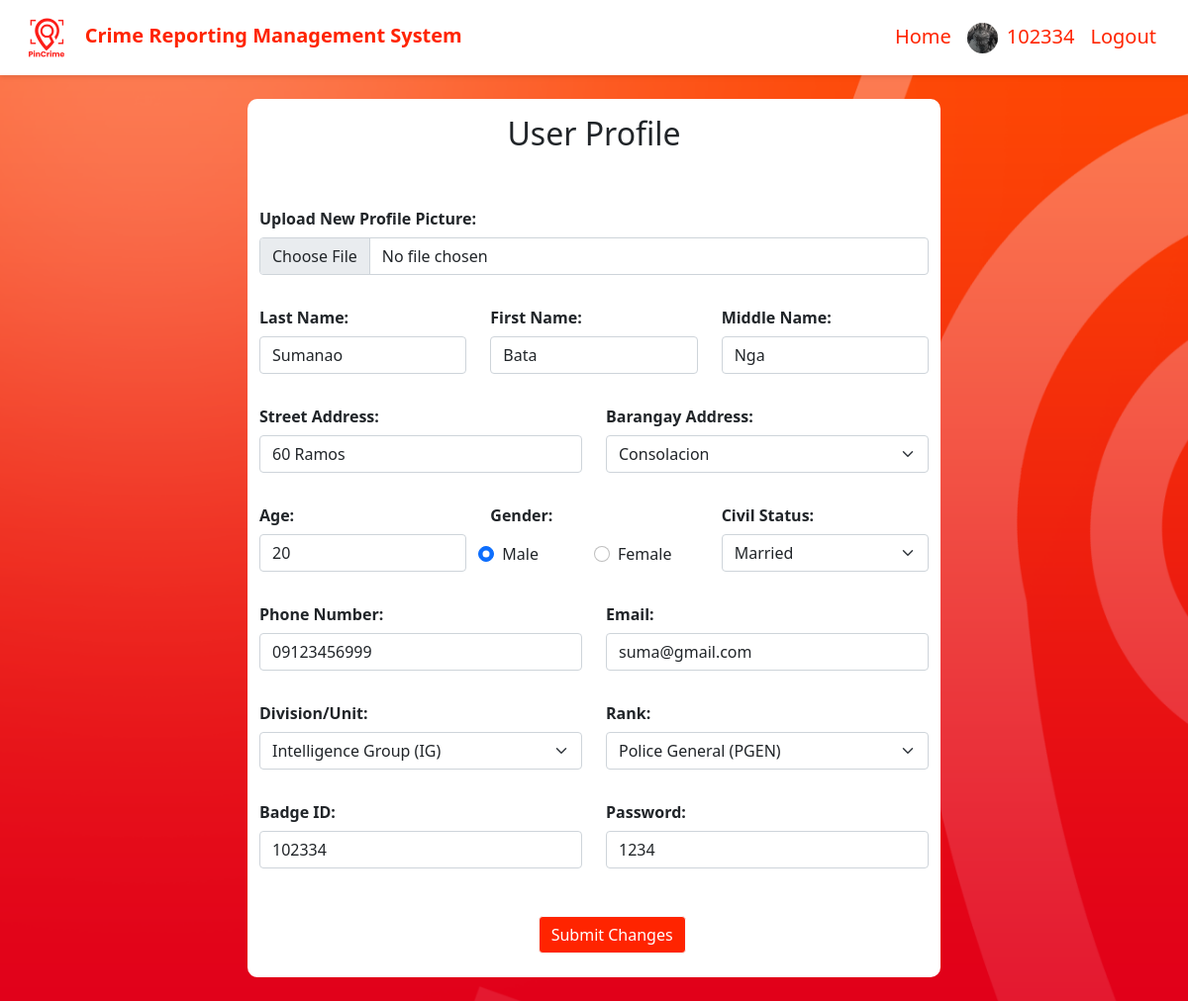
The app's page /police_profile_edit.php?policeID=1 (signed in) with its own data.
### tables this page shows
CREATE TABLE `police` (
  `policeID` int(11) NOT NULL,
  `pic` varchar(100) DEFAULT NULL,
  `lname` varchar(20) NOT NULL,
  `fname` varchar(20) NOT NULL,
  `mname` varchar(20) DEFAULT NULL,
  `street_add` varchar(50) DEFAULT NULL,
  `barangay_add` varchar(50) NOT NULL,
  `age` int(11) NOT NULL,
  `gender` varchar(5) NOT NULL,
  `civilstat` varchar(8) NOT NULL,
  `phone` varchar(11) NOT NULL,
  `email` varchar(40) NOT NULL,
  `division` varchar(60) NOT NULL,
  `rank` varchar(60) NOT NULL,
  `badgeID` varchar(6) NOT NULL,
  `password` varchar(10) NOT NULL
);

### police_profile_edit.php (the view, shortened to what this page needs)
<?php
    if (isset($_SESSION['email']) && isset($_SESSION['badgeID']) && isset($_SESSION['password'])) {
        require "conn.php";
?>
<!DOCTYPE html>
<html lang="en">
<head>
    <link href="https://cdn.jsdelivr.net/npm/bootstrap@5.0.2/dist/css/bootstrap.min.css" rel="stylesheet">
</head>
<body>
    <?php
        require "police_header.php";
        if (isset($_GET['policeID'])) {
            $id = $_GET['policeID'];
            $result = $conn->query("SELECT * from police WHERE policeID = $id");
            $row = $result->fetch_assoc();
        }
    ?>
    <div class="container my-4">
        <div class="text-center mt-3 py-3"><h2>User Profile</h2></div>
        <form method="post" enctype="multipart/form-data" action="<?php echo $_SERVER["PHP_SELF"]; ?>">
             <div class="row justify-content-center mt-4">
                <label class="col col-form-label fw-bold" for="profile">Upload New Profile Picture: </label>
            </div>
            <div class="row justify-content-center mb-4">
            <div class="col">
                <input class="form-control" type="file" name="profile" id="profile">
            </div>
            </div>
            <div class="row justify-content-center">
                <label class="col-4 col-form-label fw-bold" for="newLName">Last Name: </label>
                <label class="col-4 col-form-label fw-bold" for="newFName">First Name: </label>
                <label class="col-4 col-form-label fw-bold" for="newMName">Middle Name: </label>
            </div>
            <div class="row justify-content-center mb-4">
                <div class="col-4"><input class="form-control" type="text" name="newLName" value="<?php echo $row['lname']; ?>"></div>
                <div class="col-4"><input class="form-control" type="text" name="newFName" value="<?php echo $row['fname']; ?>"></div>
                <div class="col-4"><input class="form-control" type="text" name="newMName" value="<?php echo $row['mname']; ?>"></div>
            </div>
            <div class="row justify-content-center">
                <label class="col-6 col-form-label fw-bold" for="newStreet">Street Address: </label>
                <label class="col-6 col-form-label fw-bold" for="newBarangay">Barangay Address: </label>
            </div>
            <div class="row justify-content-center mb-4">
                <div class="col-6"><input class="form-control" type="text" name="newStreet" value="<?php echo $row['street_add']; ?>"></div>
                <div class="col-6">
                    <select class="form-select" name="newBarangay" id="newBarangay">
                        <option value="Consolacion" <?php echo ($row['barangay_add'] == 'Consolacion') ? 'selected' : ''; ?>>Consolacion</option>
                    </select>
                </div>
            </div>
            <div class="row justify-content-center">
                <label class="col-4 col-form-label fw-bold" for="newAge">Age: </label>
                <label class="col-4 col-form-label fw-bold" for="newGender">Gender: </label>
                <label class="col-4 col-form-label fw-bold" for="newCivil">Civil Status: </label>
            </div>
            <div class="row justify-content-center mb-4">
                <div class="col-4"><input class="form-control" type="number" name="newAge" value="<?php echo $row['age']; ?>"></div>
                <div class="col-sm-2 form-check pt-2">
                    <input class="form-check-input" type="radio" id="male" name="newGender" value="Male" <?php if ($row['gender'] === 'Male') echo 'checked'; ?>>
                    <label class="form-check-label" for="male">Male</label>
                </div>
                <div class="col-sm-2 form-check pt-2">
                    <input class="form-check-input" type="radio" id="female" name="newGender" value="Female" <?php if ($row['gender'] === 'Female') echo 'checked'; ?>>
                    <label class="form-check-label" for="female">Female</label>
                </div>
                <div class="col-4">
                    <select class="form-select" name="newCivil" id="newCivil">
                        <option value="Married" <?php echo ($row['civilstat'] == 'Married') ? 'selected' : ''; ?>>Married</option>
                    </select>
                </div>
            </div>
            <div class="row justify-content-center">
                <label class="col-6 col-form-label fw-bold" for="newPhone">Phone Number: </label>
                <label class="col-6 col-form-label fw-bold" for="newEmail">Email: </label>
            </div>
            <div class="row justify-content-center mb-4">
                <div class="col-6"><input class="form-control" type="number" name="newPhone" value="<?php echo $row['phone']; ?>"></div>
                <div class="col-6"><input class="form-control" type="email" name="newEmail" value="<?php echo $row['email']; ?>"></div>
            </div>
            <div class="row justify-content-center">
                <label class="col-6 col-form-label fw-bold" for="newDivision">Division/Unit: </label>
                <label class="col-6 col-form-label fw-bold" for="newRank">Rank: </label>
            </div>
            <div class="row justify-content-center mb-4">
                <div class="col-6">
                    <select class="form-select" name="newDivision">
                        <option value="Intelligence Group (IG)" <?php echo ($row['division'] == 'Intelligence Group (IG)') ? 'selected' : ''; ?>>Intelligence Group (IG)</option>
                    </select>
                </div>
                <div class="col-6">
                    <select class="form-select" name="newRank" id="newRank">
                        <optgroup label="Commissioned Officers">
                            <option value="Police General (PGEN)" <?php echo ($row['rank'] == 'Police General (PGEN)') ? 'selected' : ''; ?>>Police General (PGEN)</option>
                        </optgroup>
                    </select>
                </div>
            </div>
            <div class="row justify-content-center">
                <label class="col-6 col-form-label fw-bold" for="newBadge">Badge ID: </label>
                <label class="col-6 col-form-label fw-bold" for="newPass">Password: </label>
            </div>
            <div class="row justify-content-center mb-4">
                <div class="col-6"><input type="tel" class="form-control" name="newBadge" pattern="\d{6}" minlength="6" maxlength="6" value="<?php echo $row['badgeID']; ?>"></div>
                <div class="col-6"><input class="form-control" type="text" name="newPass" value="<?php echo $row['password']; ?>"></div>
            </div>
            <div class="d-grid col-2 mx-auto my-2">
                <input type="submit" class="btn btn-light my-4" name="edit" value="Submit Changes" style="background-color: #FF2400; color: white;">
            </div>
        </form>
    </div>
</body>
</html>
<?php
    } else {
        header("Location:invalid.php");
    }
?>

### police_header.php (shortened to what this page needs)
<header>
    <nav class="navbar navbar-expand-lg navbar-dark bg-white" style="box-shadow: 0px 2px 5px rgba(0, 0, 0, 0.1);">
        <div class="container-fluid px-4">
            <a class="navbar-brand" href="police_home.php">
                <img src="images/layout/logo_new.png" alt="PinCrime Logo" style="max-height: 50px; margin-right: 10px;">
                <b style="color: #FF2400;">Crime Reporting Management System</b>
            </a>
            <div class="collapse navbar-collapse" id="navbarNav">
                <ul class="navbar-nav ms-auto">
                    <li class="nav-item active">
                        <a class="nav-link" href="police_home.php" style="color: #FF2400; font-size: 20px;">Home</a>
                    </li>
                    <li class="nav-item">
                        <a class="nav-link" href="police_profile.php" style="color: #FF2400; font-size: 20px;">
                        <?php
                            require "conn.php";
                            $currentUser = $_SESSION['badgeID'];
                            $userResult = $conn->query("SELECT * from police WHERE badgeID = '$currentUser'");
                            while ($userRow = $userResult->fetch_assoc()) {
                        ?>
                        <img src="<?php echo $userRow['pic']?>" style="height: 31px; width: 31px; margin-right: 9px; border-radius: 50%; object-fit: cover; object-position: center;"><?php echo $userRow['badgeID']?>
                        <?php
                            }
                        ?>
                        </a>
                    </li>
                    <li class="nav-item">
                        <a class="nav-link" href="logout.php" style="color: #FF2400; font-size: 20px;">Logout</a>
                    </li>
                </ul>
            </div>
        </div>
    </nav>
</header>

### police_profile_edit.php (style rules this page uses)
body { background: url('images/layout/back.png'); background-repeat: no-repeat; background-attachment: fixed; background-size: cover; }
.container { background-color: white; max-width: 700px; border-radius: 10px; }

### records on screen
police: pic (picture), badgeID "102334", newLName "Sumanao", newFName "Bata", newMName "Nga", newStreet "60 Ramos", newBarangay "Consolacion", newAge "20", gender "☑ Male", gender "☐ Female", newCivil "Married", newPhone "09123456999", newEmail "suma@gmail.com", newDivision "Intelligence Group (IG)", newRank "Police General (PGEN)", newBadge "102334", newPass "1234"
